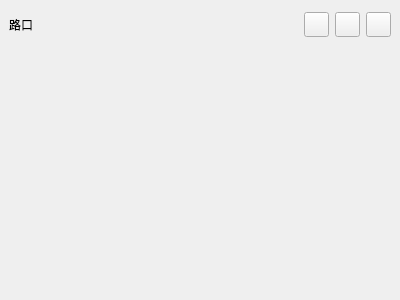
<?xml version="1.0" encoding="UTF-8"?>
<ui version="4.0">
 <class>playModeWgt</class>
 <widget class="QWidget" name="playModeWgt">
  <property name="geometry">
   <rect>
    <x>0</x>
    <y>0</y>
    <width>400</width>
    <height>300</height>
   </rect>
  </property>
  <property name="windowTitle">
   <string>Form</string>
  </property>
  <layout class="QHBoxLayout" name="horizontalLayout">
   <property name="spacing">
    <number>0</number>
   </property>
   <property name="leftMargin">
    <number>0</number>
   </property>
   <property name="topMargin">
    <number>0</number>
   </property>
   <property name="rightMargin">
    <number>0</number>
   </property>
   <property name="bottomMargin">
    <number>0</number>
   </property>
   <item>
    <widget class="QWidget" name="widget" native="true">
     <layout class="QVBoxLayout" name="verticalLayout" stretch="1,5">
      <property name="spacing">
       <number>0</number>
      </property>
      <property name="leftMargin">
       <number>0</number>
      </property>
      <property name="topMargin">
       <number>0</number>
      </property>
      <property name="rightMargin">
       <number>0</number>
      </property>
      <property name="bottomMargin">
       <number>0</number>
      </property>
      <item>
       <widget class="QWidget" name="topWidget" native="true">
        <layout class="QHBoxLayout" name="horizontalLayout_2">
         <item>
          <widget class="QLabel" name="label">
           <property name="styleSheet">
            <string notr="true">#label{
   font:12px &quot;微软雅黑&quot;;
}</string>
           </property>
           <property name="text">
            <string>路口</string>
           </property>
          </widget>
         </item>
         <item>
          <spacer name="horizontalSpacer">
           <property name="orientation">
            <enum>Qt::Horizontal</enum>
           </property>
           <property name="sizeHint" stdset="0">
            <size>
             <width>40</width>
             <height>20</height>
            </size>
           </property>
          </spacer>
         </item>
         <item>
          <widget class="QPushButton" name="captureBtn">
           <property name="minimumSize">
            <size>
             <width>25</width>
             <height>25</height>
            </size>
           </property>
           <property name="maximumSize">
            <size>
             <width>25</width>
             <height>25</height>
            </size>
           </property>
           <property name="text">
            <string/>
           </property>
          </widget>
         </item>
         <item>
          <widget class="QPushButton" name="autoCircleBtn">
           <property name="minimumSize">
            <size>
             <width>25</width>
             <height>25</height>
            </size>
           </property>
           <property name="maximumSize">
            <size>
             <width>25</width>
             <height>25</height>
            </size>
           </property>
           <property name="text">
            <string/>
           </property>
          </widget>
         </item>
         <item>
          <widget class="QPushButton" name="closeBtn">
           <property name="minimumSize">
            <size>
             <width>25</width>
             <height>25</height>
            </size>
           </property>
           <property name="maximumSize">
            <size>
             <width>25</width>
             <height>25</height>
            </size>
           </property>
           <property name="text">
            <string/>
           </property>
          </widget>
         </item>
        </layout>
       </widget>
      </item>
      <item>
       <widget class="QWidget" name="bottomWidget" native="true"/>
      </item>
     </layout>
    </widget>
   </item>
  </layout>
 </widget>
 <resources/>
 <connections/>
</ui>
